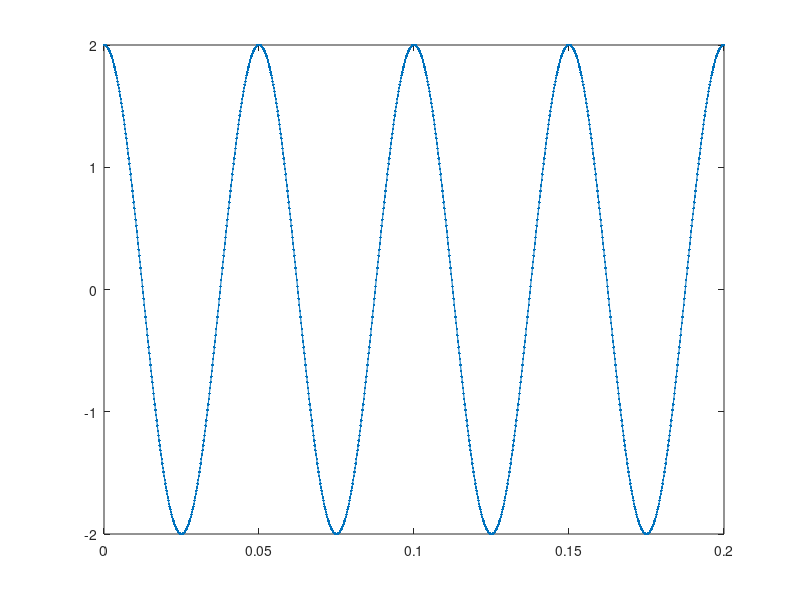
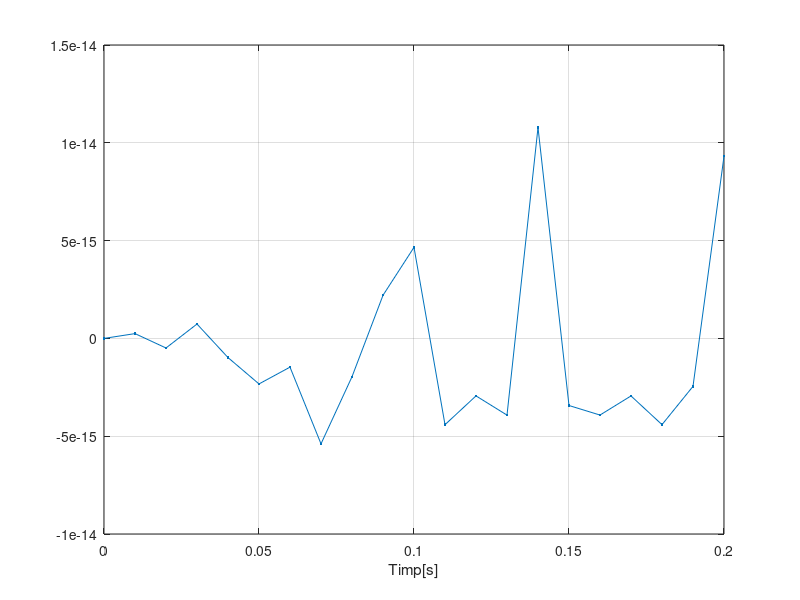
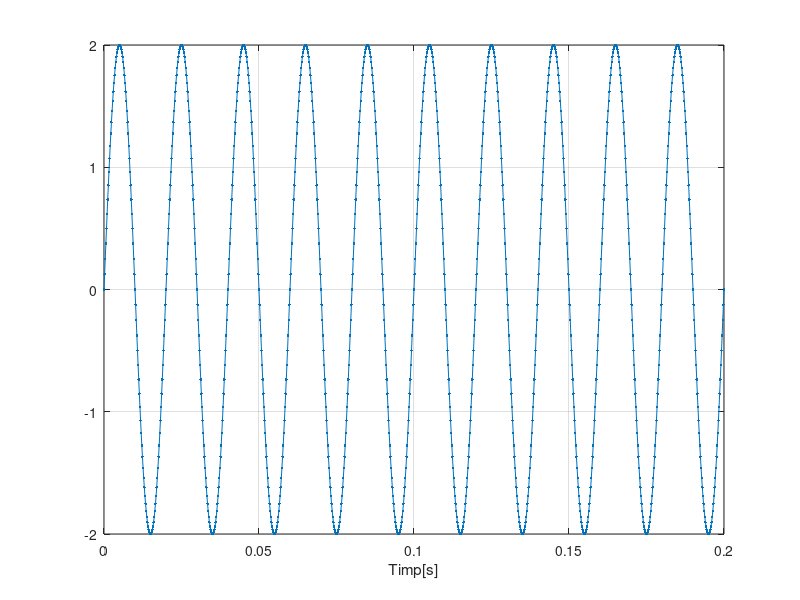

The MATLAB source for these figures, in order:
%E5
%a)
F=50;
t=0:0.001:0.2;
s=2*sin(2*pi*F*t);
figure(1);
plot(t,s,'.-'),xlabel('Timp[s]'),grid
figure(2);
t=0:0.01:0.2;
u=2*sin(2*pi*F*t);
plot(t,u,'.-'),xlabel('Timp[s]'),grid
figure(3);
t=0:0.0002:0.2;
v=2*sin(2*pi*F*t);
plot(t,v,'.-'),xlabel('Timp[s]'),grid

figure(1);
F=20;
g=2*cos(2*pi*F*t);
plot(t,g,'.-')